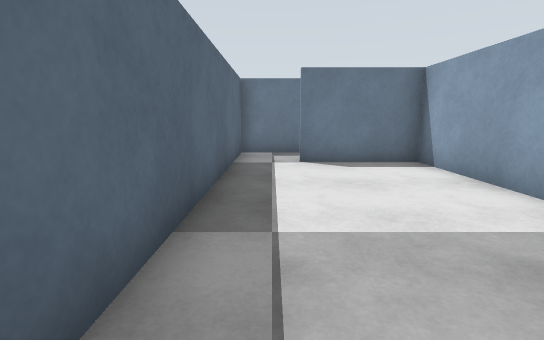
[1] (above)

20 first-person views from a walk through a robot-simulator world made for Gazebo. The camera is 1.2 m above the floor, tilts 10° down and sees 85° across. The floor is counted in squares, 1 m on a side. Each view is taken from the middle of a square. On the plan, view 1 faces up. The plan holds only what a view shows up to about 13 squares ahead; the rest is blank.

[2]
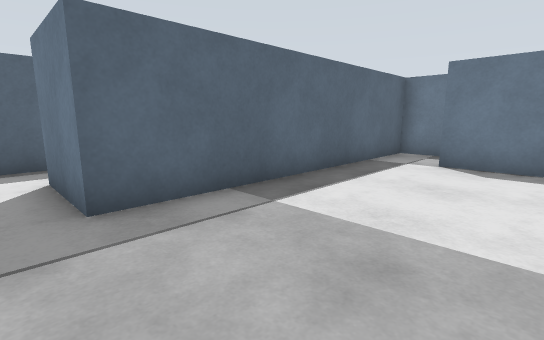

[3]
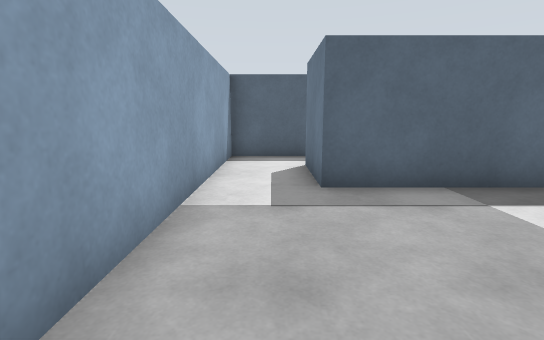

[4]
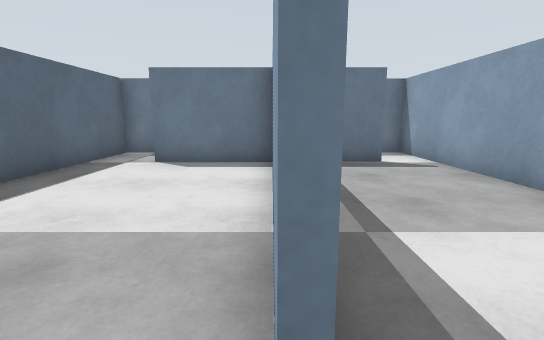

[5]
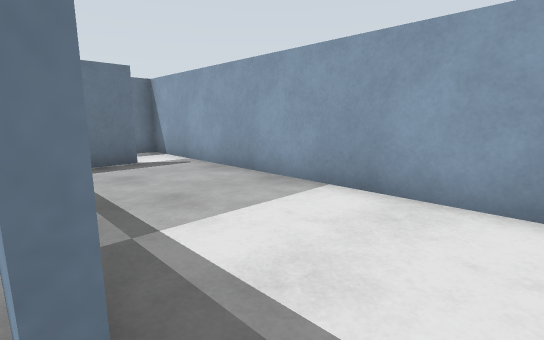

[6]
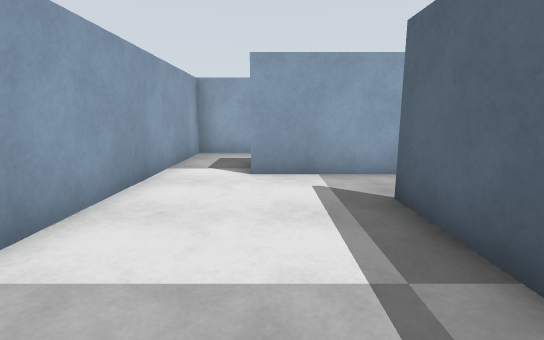

[7]
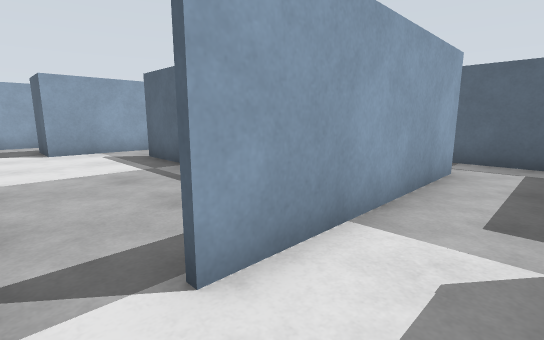

[8]
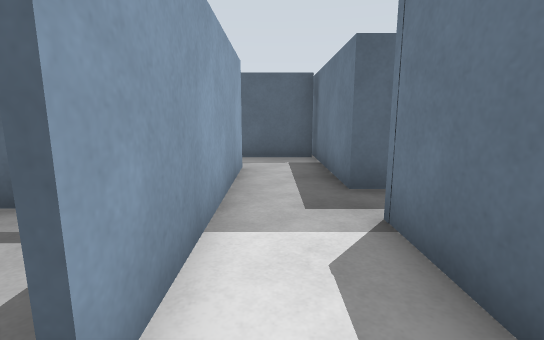

[9]
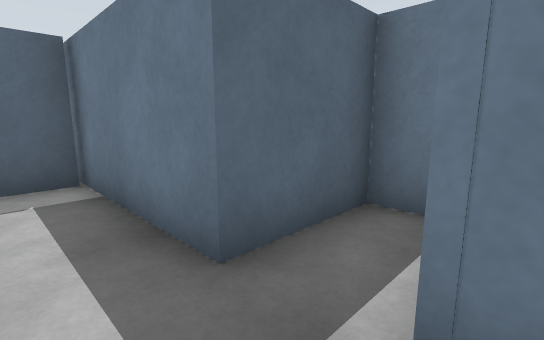

[10]
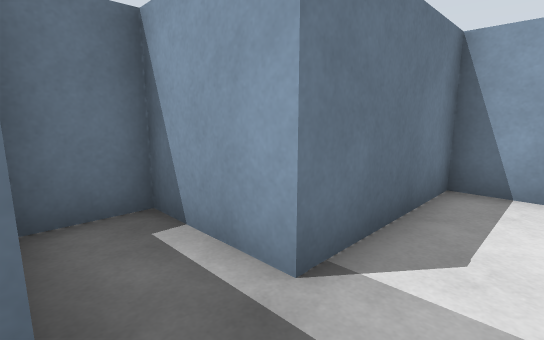

[11]
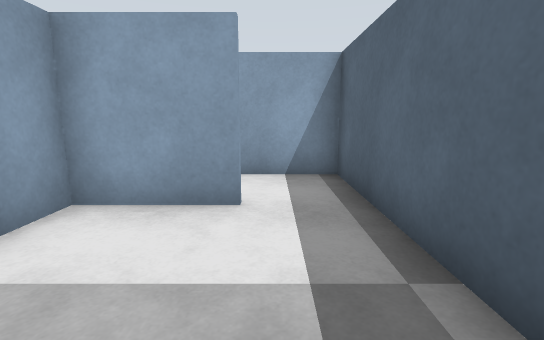

[12]
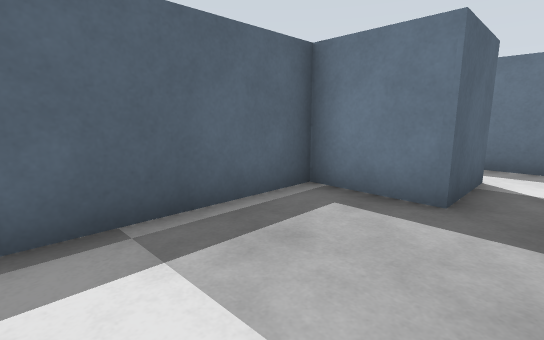

[13]
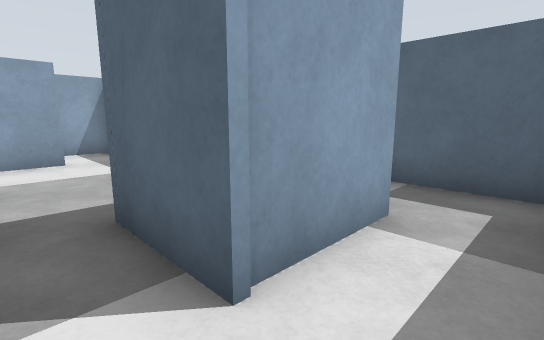

[14]
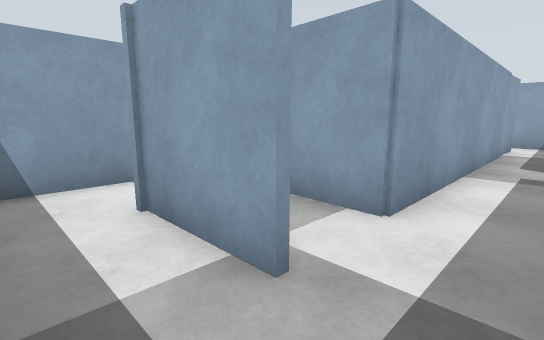

[15]
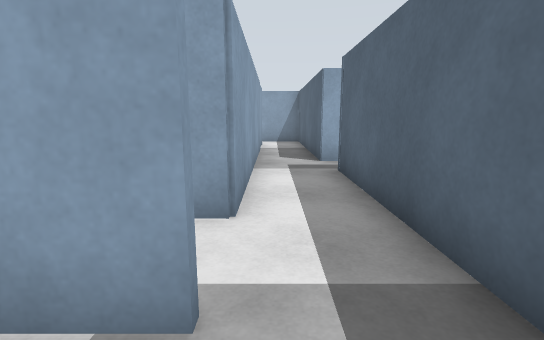

[16]
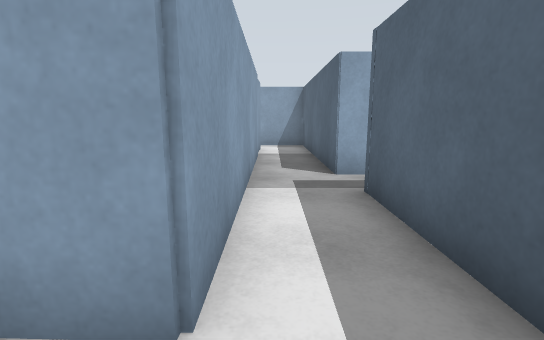

[17]
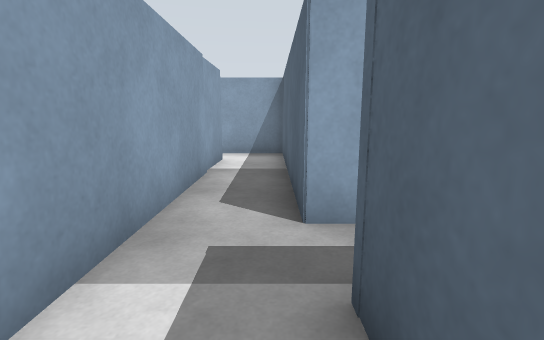

[18]
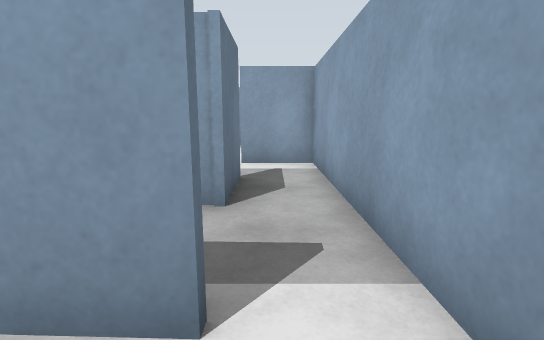

[19]
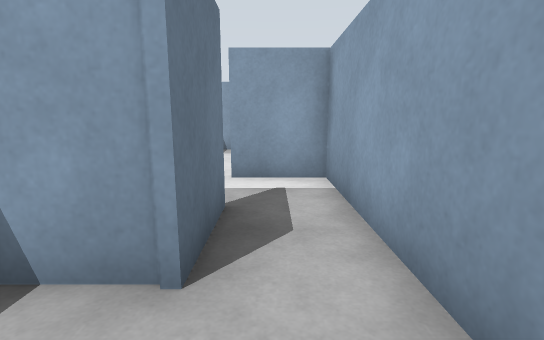

[20]
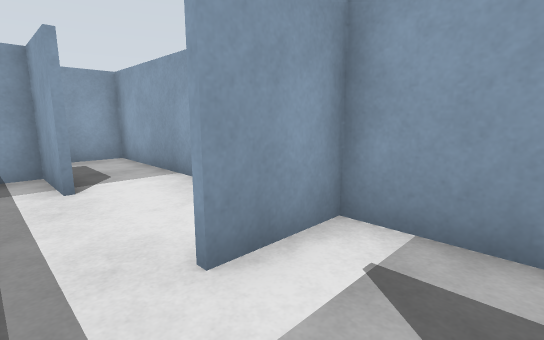

### Floor plan
Ten units are one square. View 1 is at (0, 0); x grows to the right and y downward. Boxes are objects, and circles mark ways between rooms. Rooms are numbered by the first view taken in them; rooms with no view inside come last. Other rooms are left out.
<svg viewBox="-80 -133 170 189">
<path fill="none" stroke="#000" d="M40 -6 40 -81 8 -81M-11 -86 -11 -9 -36 -9M-54 -14 -54 13 35 13M42 -32 42 -6M35 13 64 13 64 31M71 -81 59 -81M66 51 85 51 85 -86M8 -83 71 -83M85 -86 85 -103 46 -103 46 -128 31 -128 31 -103 -9 -103M-11 -103 -11 -86M-36 -10 -12 -10 -12 -21M-31 -85 -31 -64 -54 -64 -54 -14M-56 -85 -31 -85M-75 -99 -75 -84M-9 -103 -34 -103M-12 -79 -12 -99M-74 -18 -74 51 -54 51M-56 36 -56 -66 -39 -65M-75 -84 -75 -31M-54 51 -15 51M-10 34 -30 34 -30 20M44 29 63 29 63 21M44 51 66 51M-15 51 9 51 9 31"/>
<circle cx="40" cy="0" r="3" fill="#2a7"/>
<circle cx="0" cy="-80" r="3" fill="#2a7"/>
<circle cx="-40" cy="-10" r="3" fill="#2a7"/>
<circle cx="80" cy="-80" r="3" fill="#2a7"/>
<circle cx="55" cy="40" r="3" fill="#2a7"/>
<circle cx="-20" cy="-80" r="3" fill="#2a7"/>
<circle cx="-65" cy="-80" r="3" fill="#2a7"/>
<circle cx="-50" cy="40" r="3" fill="#2a7"/>
<circle cx="-25" cy="40" r="3" fill="#2a7"/>
<text x="10" y="-30">1</text>
<text x="70" y="-20">2</text>
<text x="40" y="-100">3</text>
<text x="-30" y="-40">4</text>
<text x="-50" y="-100">5</text>
<text x="-60" y="-20">6</text>
<text x="-40" y="30">7</text>
<text x="20" y="30">8</text>
</svg>
Room 1 opens to room 2. Room 1 opens to room 3. Room 1 opens to room 4. Room 2 opens to room 3. Room 2 opens to room 8. Room 4 opens to room 5. Room 5 opens to room 6. Room 6 opens to room 7. Room 7 opens to room 8.

Where each view was taken, in squares from view 1:
view 1: 0 up, 0 right, facing up
view 2: 0 up, 3 right, facing up-left
view 3: 0 up, 4 right, facing left
view 4: 0 up, 4 right, facing up
view 5: 0 up, 4 right, facing up-right
view 6: 5 up, 6 right, facing down
view 7: 10 up, 8 right, facing down-left
view 8: 9 up, 8 right, facing left
view 9: 9 up, 5 right, facing up-left
view 10: 9 up, 3 right, facing up-right
view 11: 5 up, 4 left, facing down
view 12: 2 up, 2 left, facing up-left
view 13: 10 up, 2 left, facing down-left
view 14: 10 up, 7 left, facing down-right
view 15: 10 up, 6 left, facing down
view 16: 8 up, 6 left, facing down
view 17: 5 up, 7 left, facing down
view 18: 4 down, 7 left, facing right
view 19: 4 down, 5 left, facing right
view 20: 2 down, 1 left, facing down-right
